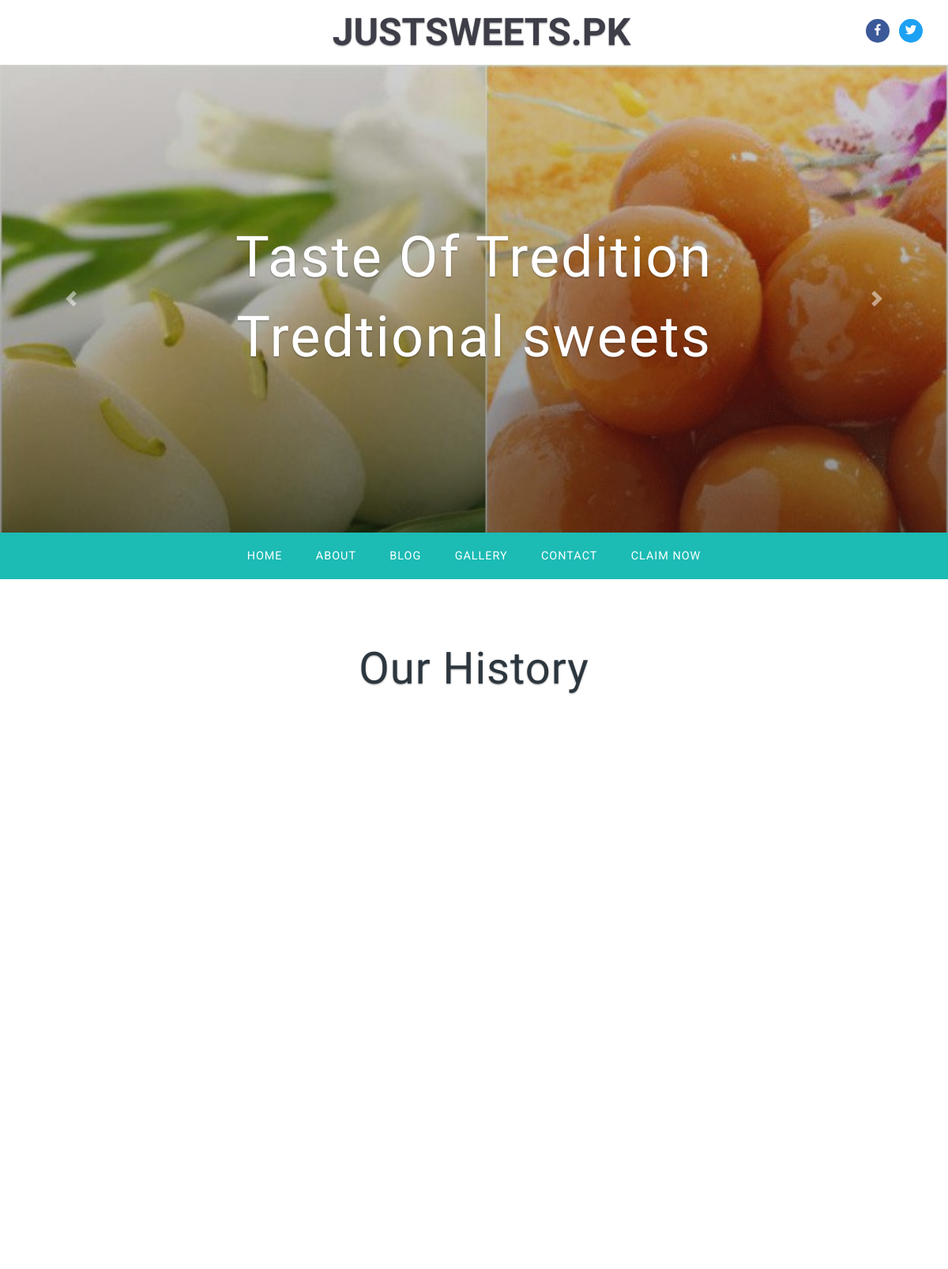
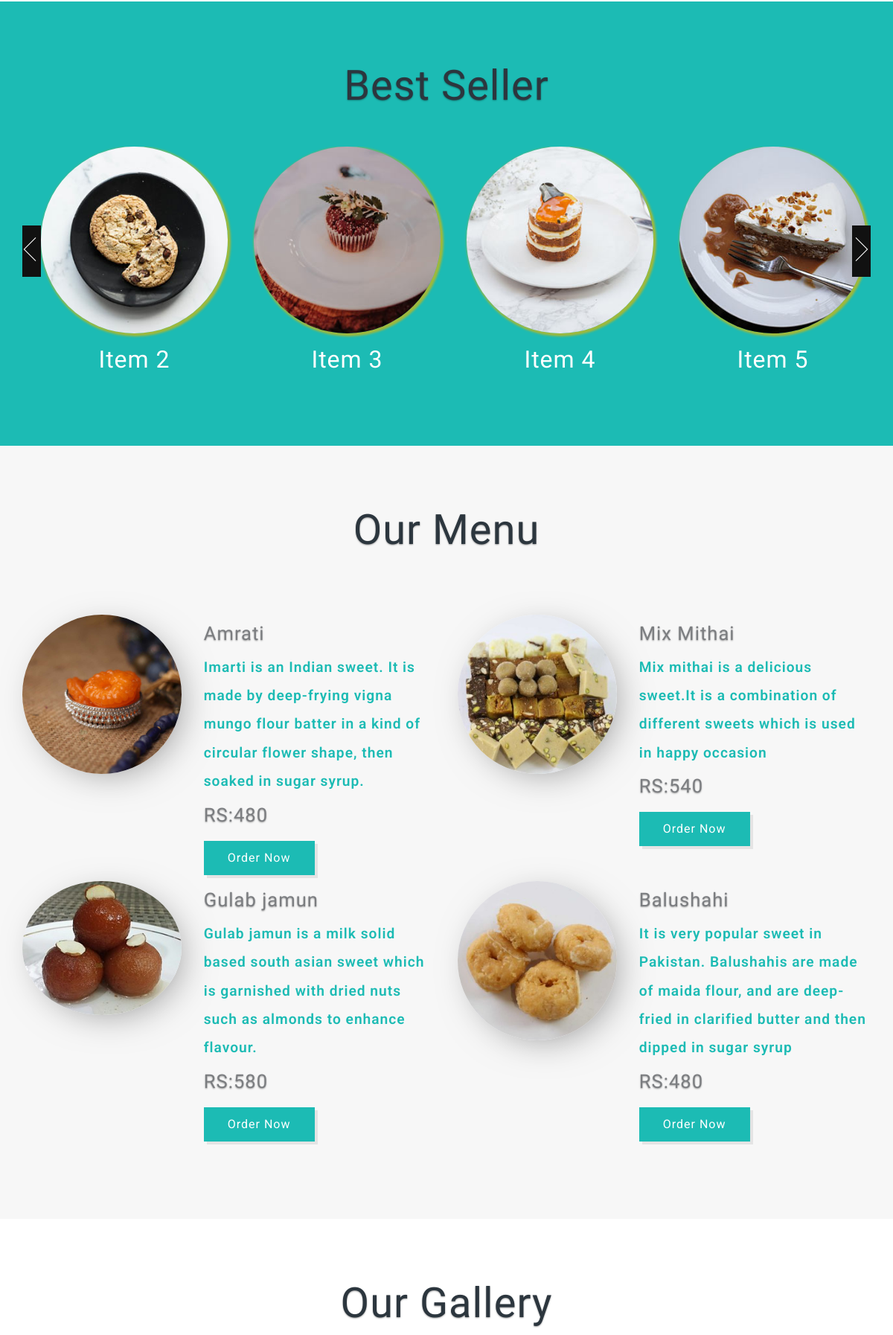
The page / (upper part) on the database its author committed (2 pictures, top to bottom).
### tables this page shows
CREATE TABLE `history` (
  `id` int(10) NOT NULL,
  `title` varchar(230) NOT NULL,
  `description` varchar(200) NOT NULL,
  `btn_title` varchar(240) NOT NULL,
  `btn_link` varchar(230) NOT NULL,
  `image` varchar(600) NOT NULL
);

CREATE TABLE `best_seller` (
  `id` int(20) NOT NULL,
  `title` varchar(255) NOT NULL,
  `image` varchar(600) NOT NULL
);

CREATE TABLE `menu` (
  `id` int(20) NOT NULL,
  `classname` varchar(100) NOT NULL,
  `title` varchar(200) NOT NULL,
  `description` varchar(200) NOT NULL,
  `price` varchar(400) NOT NULL,
  `image` varchar(700) NOT NULL
);

### index.php (the view, shortened to what this page needs)
<?php
include("lib/DBConn.php");
?>
<!DOCTYPE html>
<html lang="zxx">
<head>
	<link href="css/bootstrap.css" rel='stylesheet' type='text/css' />
	<link rel="stylesheet" href="css/flexslider.css" type="text/css" media="screen" property="" />
	<link href="css/style.css" rel='stylesheet' type='text/css' />
	<link href="css/fontawesome-all.css" rel="stylesheet">
	<link href="css/simpleLightbox.css" rel='stylesheet' type='text/css' />
</head>
<body>
	<?php include("includes/header.php") ?>
	<div class="banner">
		<div id="carouselExampleIndicators" class="carousel slide" data-ride="carousel">
			<div class="carousel-inner" role="listbox">
				<div class="carousel-item active">
					<div class="carousel-caption">
						<h3>Taste Of Tredition
							<span>Tredtional sweets</span>
						</h3>
					</div>
				</div>
			</div>
			<a class="carousel-control-prev" href="#carouselExampleIndicators" role="button" data-slide="prev">
				<span class="carousel-control-prev-icon" aria-hidden="true"></span>
			</a>
			<a class="carousel-control-next" href="#carouselExampleIndicators" role="button" data-slide="next">
				<span class="carousel-control-next-icon" aria-hidden="true"></span>
			</a>
		</div>
	</div>
	<?php
	include("includes/nav.php");
	?>
	<section class="banner-bottom">
		<div class="container">
			<h3 class="tittle">Our History</h3>
			<div class="row inner-sec">
				<?php
						$Query = "SELECT * FROM history";
						$result1 = mysqli_query($conn, $Query);
						while ($row = mysqli_fetch_array($result1))
						{
				?>
				<div class="col-lg-6 about-img" data-aos="flip-right">
					<img src="images/ab.jpg" class="img-fluid" alt="">
				</div>
				<div class="col-lg-6 about-info text-left" data-aos="flip-left" >
					<h4 class="sub-hd mb-4"><?php echo $row['title'];?></h4>
					<p><?php echo $row['description'];?></p>
					<div class="view my-4">
					</div>
				</div>
			</div>
			<?php
		}
		?>
		</div>
	</section>
	<section class="grid-info-section" style="background-color: #1cbbb4;">
		<div class="container">
			<h3 class="tittle">Best Seller</h3>
			<div class="row inner-sec">
				<ul id="flexiselDemo1">
					<?php
						$Query = "SELECT * FROM best_seller";
						$result1 = mysqli_query($conn, $Query);
						while ($row = mysqli_fetch_array($result1))
						{
				?>
					<li>
						<div class="blog-item text-center">
							<img src="admin/<?php echo $row['image'];?>" alt=" " class="img-fluid rounded-circle" />
							<div class="floods-text">
								<h3><?php echo $row['title'];?></h3>
							</div>
						</div>
					</li>
					<?php
				}
				?>
				</ul>
			</div>
		</div>
	</section>
	<section class="banner-bottom menu" id="menu">
		<div class="container">
			<h3 class="tittle">Our Menu</h3>
			<div class="row inner-sec">
				<div class="tabs">
					<div class="tab-content" id="pills-tabContent">
						<div class="tab-pane fade show active" id="pills-home" role="tabpanel" aria-labelledby="pills-home-tab">
							<div class="menu-grids my-lg-4 my-md-2">
								<div class="row inner-menu mt-4">
									<?php
												$Query = "SELECT * FROM menu";
												$result1 = mysqli_query($conn, $Query);
												while ($row = mysqli_fetch_array($result1))
												{
											?>
									<div class="col-md-6 <?php echo $row['classname'];?>" data-aos="fade-down">
										<div class="row mt-2">
											<div class="col-md-5 menu-img">
												<img src="admin/<?php echo $row['image'];?>" class="img-fluid rounded-circle" alt="">
											</div>
											<div class="col-md-7 menu-img-info mt-4 mt-md-2">
												<h5><?php echo $row['title'];?></h5>
												<p class="sub-meta mt-2">
													<?php echo $row['description'];?>
												</p>
												<p class="sub-meta mt-2">
													<h5>RS:<?php echo $row['price'];?></h5>
												</p>
												<div class="read">
										<a href = "order.php?id=<?php echo $row['id'];?>" class="btn btn-primary read-m">Order Now</a>
											</div>
										</div>
									</div>
									</div>
									<?php
										}
									?>
						</div>
					</div>
				</div>
			</div>
		</div>
	</section>
	<section class="banner-bottom">
		<div class="container">
			<h3 class="tittle">Our Gallery</h3>
				</div>
</section>
	<link href='css/aos.css' rel='stylesheet prefetch' type="text/css" media="all" />
	<link href='css/aos-animation.css' rel='stylesheet prefetch' type="text/css" media="all" />
</body>
</html>

### includes/header.php
<header>
		<div class="top-bar_sub container-fluid">
			<div class="row">
				<div class="col-md-4 top-forms text-left mt-4"  data-aos="fade-up">
				</div>
				<div class="col-md-4 logo text-center" data-aos="fade-up">
					<a class="navbar-brand" href="index.php">
						<i></i><?php echo SiteTitle; ?></a>
				</div>
				<div class="col-md-4 log-icons text-right"  data-aos="fade-up">
					<ul class="social_list1 mt-4">
						<li>
							<a href="#" class="facebook1 mx-2">
								<i class="fab fa-facebook-f"></i>
							</a>
						</li>
						<li>
							<a href="#" class="twitter2">
								<i class="fab fa-twitter"></i>
							</a>
						</li>
					</ul>
				</div>
			</div>
		</div>
	</header>

### includes/nav.php (shortened to what this page needs)
<div class="header_top" id="home">
		<nav class="navbar navbar-expand-lg navbar-light bg-light">
			<div class="collapse navbar-collapse" id="navbarSupportedContent">
				<ul class="navbar-nav mx-auto">
					<li class="nav-item ">
						<a class="nav-link" href="index.php">Home
						</a>
					</li>
					<li class="nav-item">
						<a class="nav-link" href="about.php">About</a>
					</li>
					<li class="nav-item">
						<a class="nav-link" href="blog.php">Blog</a>
					</li>
					<li class="nav-item">
						<a class="nav-link" href="gallery.php">Gallery</a>
					</li>
					<li class="nav-item">
						<a class="nav-link" href="contact.php">Contact</a>
					</li>
					<li class="nav-item">
						<a class="nav-link" href="claim.php">Claim Now</a>
					</li>
				</ul>
			</div>
		</nav>
	</div>

### rows shown on the page
best_seller: image (picture), title "Item 2"
best_seller: image (picture), title "Item 3"
best_seller: image (picture), title "Item 4"
best_seller: image (picture), title "Item 5"
menu: image (picture), title "Amrati", description "Imarti is an Indian sweet. It is made by deep-frying vigna mungo flour batter in a kind of circular flower shape, then soaked in sugar syrup.", price "480"
menu: image (picture), title "Mix Mithai", description "Mix mithai is a delicious sweet.It is a combination of different sweets which is used in happy occasion", price "540"
menu: image (picture), title "Gulab jamun", description "Gulab jamun is a milk solid based south asian sweet which is garnished with dried nuts such as almonds to enhance flavour.", price "580"
menu: image (picture), title "Balushahi", description "It is very popular sweet in Pakistan. Balushahis are made of maida flour, and are deep-fried in clarified butter and then dipped in sugar syrup", price "480"

### other values the page prints
SiteTitle "JUSTSWEETS.PK"
